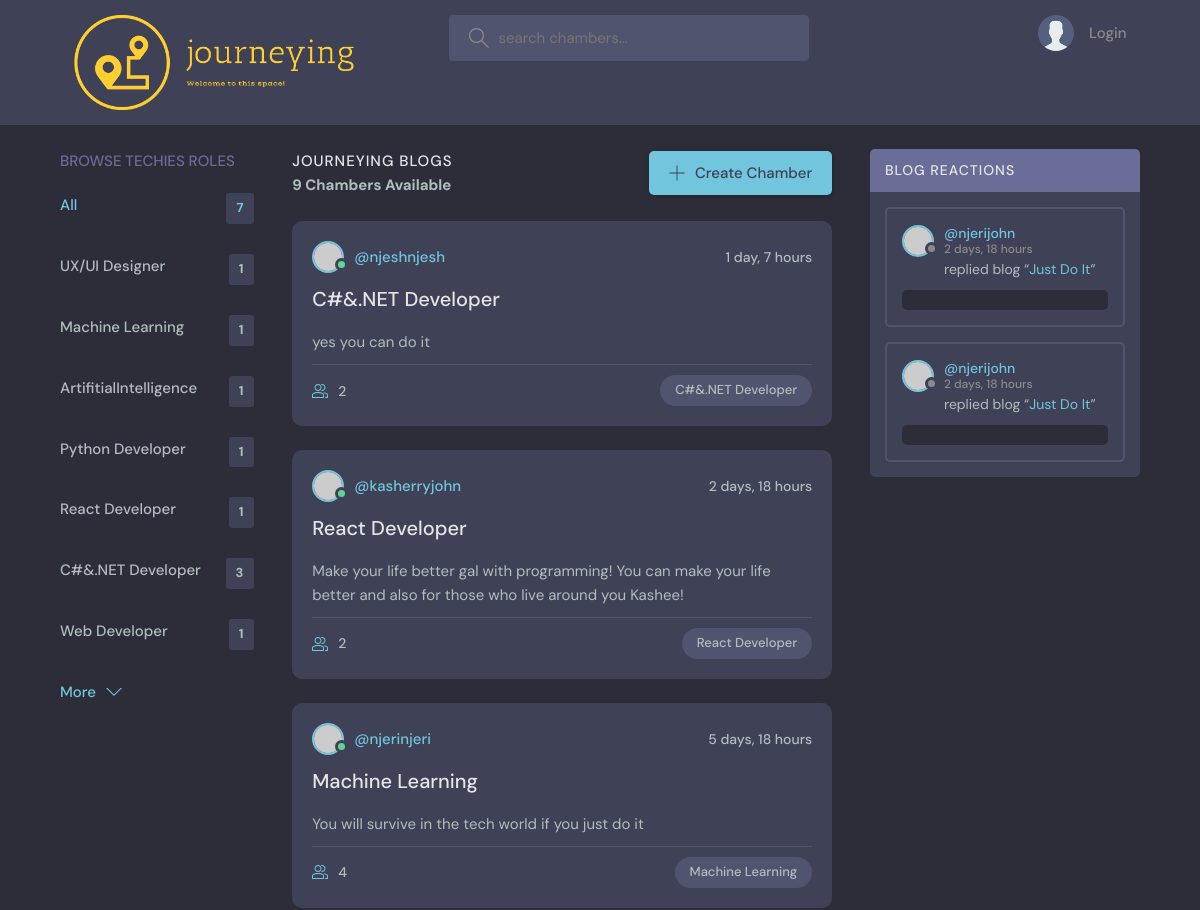
Before: / (upper part) with the older database file.
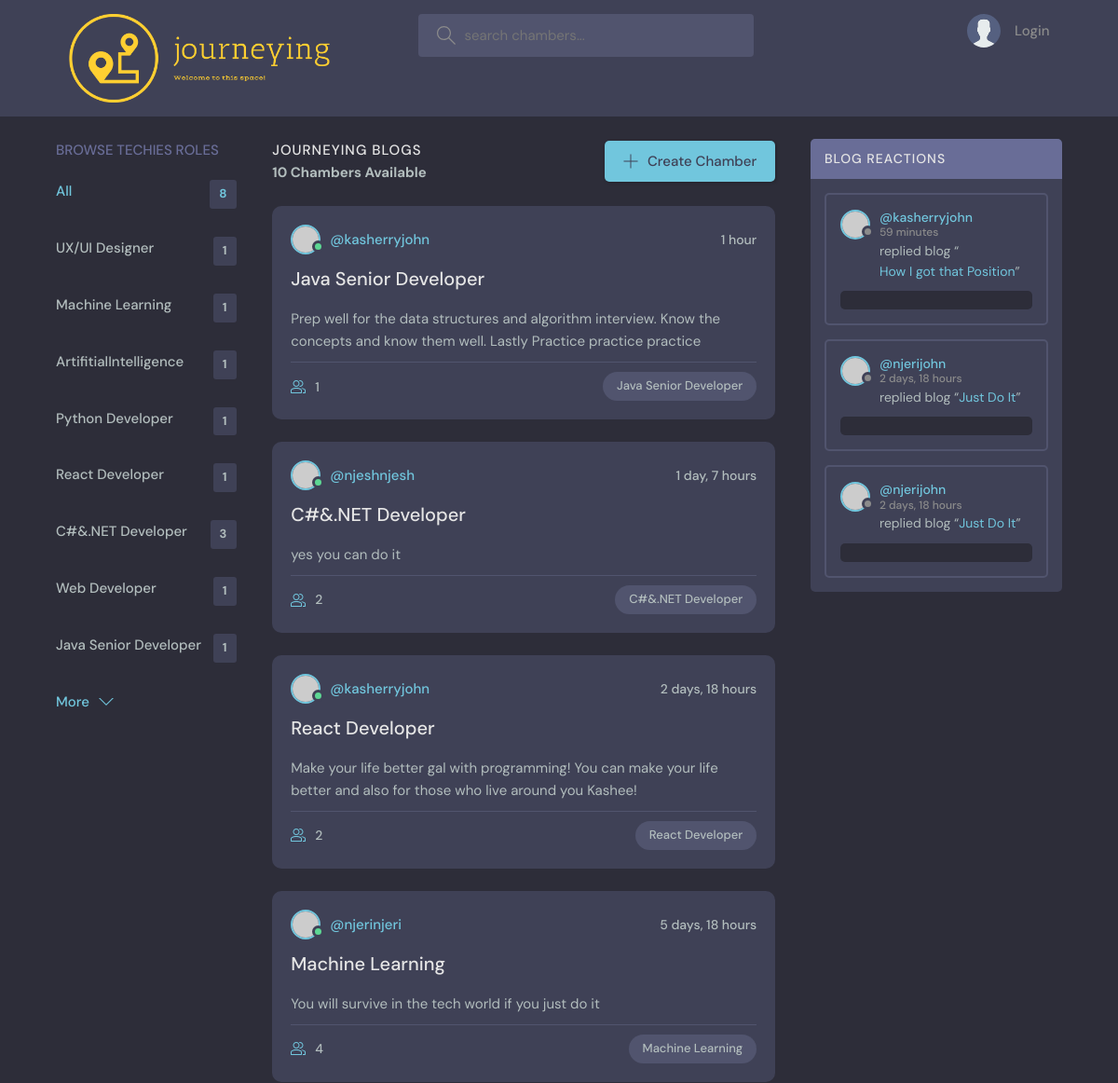
After: the same page with the newer database file.
### journeyingblogs/models.py (models this page shows, shortened)
class Topic(models.Model):
    name = models.CharField(max_length=200)

class Chamber(models.Model):
    host = models.ForeignKey(User, on_delete=models.SET_NULL, null=True)
    topic = models.ForeignKey(Topic, on_delete=models.SET_NULL, null=True)
    name = models.CharField(max_length=200)
    description = models.TextField(null=True, blank=True)
    techiesspace = models.ManyToManyField(User, related_name='techiesspace', blank=True)
    updated = models.DateTimeField(auto_now=True)
    created = models.DateTimeField(auto_now_add=True)
    class Meta:
       ordering = ['-updated', '-created']
    def __str__(self):
        return self.name

class Message(models.Model):
    user =  models.ForeignKey(User, on_delete=models.CASCADE)
    chamber = models.ForeignKey(Chamber, on_delete=models.CASCADE)
    body = models.TextField()
    updated = models.DateTimeField(auto_now=True)
    created = models.DateTimeField(auto_now_add=True)
    class Meta:
       ordering = ['-updated', '-created']

### journeyingblogs/views.py (the view)
# urls.py: path('', views.home, name='homepage'),
def home(request):
    q = request.GET.get('q') if request.GET.get('q') != None else ''
    chambers = Chamber.objects.filter(
                                      Q(topic__name__icontains=q) |
                                      Q(name__icontains=q) |
                                      Q(description__icontains=q)
                                      )
    topics = Topic.objects.all()
    chamber_count = chambers.count()
    chamber_reactions = Message.objects.filter(Q(chamber__topic__name__icontains=q))
    context = {'chambers': chambers, 'topics': topics,
               'chamber_count': chamber_count, 'chamber_reactions':chamber_reactions}
    return render(request, 'journeyingblogs/home.html', context)

### journeyingblogs/templates/journeyingblogs/home.html (shortened to what this page needs)
{% extends 'main.html' %}
{% block content %}
    <main class="layout layout--3">
      <div class="container">
       {% include 'journeyingblogs/topics.html' %}
        <div class="roomList">
          <div class="roomList__header">
            <div>
              <h2>Journeying Blogs</h2>
              <h5>{{chamber_count}} Chambers Available</h5>
            </div>
            <a class="btn btn--main" href="{% url 'create-chamber' %}">
              <svg version="1.1" xmlns="http://www.w3.org/2000/svg" width="32" height="32" viewBox="0 0 32 32">
                <title>add</title>
                <path
                  d="M16.943 0.943h-1.885v14.115h-14.115v1.885h14.115v14.115h1.885v-14.115h14.115v-1.885h-14.115v-14.115z"
                ></path>
              </svg>
              Create Chamber
            </a>
          </div>
          {%include 'journeyingblogs/content.html' %}
         </div>
        <div>
          {% include 'journeyingblogs/reactions.html' %}
        </div>
      </div>
    </main>
{% endblock%}

### templates/main.html (shortened to what this page needs)
<!DOCTYPE html>
{% load static %}
<html lang="en">
<head>
    <link rel="stylesheet" type="text/css" media="screen " href="{% static 'styles/style.css' %}" >
</head>
  <body>
    {%include 'navbar.html'%}
    {% block content %}
    {% endblock %}
  </body>
</html>

### templates/navbar.html (shortened to what this page needs)
{% load static %}
<header class="header header--loggedIn">
    <div class="container">
      <a href="{% url 'homepage' %}" class="header__logo">
        <img src="{% static 'images/journeying-yellow.png' %}" class="logo-j" alt="logo" srcset="" class="d-inline-block align-top">
      </a>
      <form class="header__search" method="GET" action="{% url 'homepage' %}">
        <label>
        <input name="q" placeholder="search chambers..."/>
        </label>
      </form>
      <nav class="header__menu">
        {% if request.user.is_authenticated %}
        <div class="header__user">
          <a href="profile.html">
            <div class="avatar avatar--medium active">
              <img src="https://randomuser.me/api/portraits/men/37.jpg" />
            </div>
            <p>{{request.user.username}}<span>@{{request.user.username}}</span></p>
          </a>
          <button class="dropdown-button">
            <svg version="1.1" xmlns="http://www.w3.org/2000/svg" width="32" height="32" viewBox="0 0 32 32">
              <title>chevron-down</title>
              <path d="M16 21l-13-13h-3l16 16 16-16h-3l-13 13z"></path>
            </svg>
          </button>
        </div>
         {% else %}
         <a href="{% url 'loginpage' %}">
          <img src="{% static 'images/avatar.svg'%}" />
          <p>Login</p>
        </a>
          {% endif %}
      </nav>
    </div>
  </header>

### journeyingblogs/templates/journeyingblogs/topics.html
<div class="topics">
     <div class="topics__header">
          <h2>Browse Techies Roles</h2>
         </div>
                <ul class="topics__list">
                  <li>
                    <a href="{% url 'homepage' %}" class="active">All <span>{{topics.count}}</span></a>
                  </li>
                  {% for topic in topics %}
                  <li>
                    <a href="{% url 'homepage' %}?q={{topic.name}}">{{topic.name}}<span>{{topic.chamber_set.all.count}}</span></a>
                  </li>
                  {% endfor %}
                </ul>
                <a class="btn btn--link" href="topics.html">
                  More
                  <svg version="1.1" xmlns="http://www.w3.org/2000/svg" width="32" height="32" viewBox="0 0 32 32">
                    <title>chevron-down</title>
                    <path d="M16 21l-13-13h-3l16 16 16-16h-3l-13 13z"></path>
                  </svg>
                </a>
              </div>

### journeyingblogs/templates/journeyingblogs/content.html (shortened to what this page needs)
{% for chamber in chambers %}
<div class="roomListRoom">
    <div class="roomListRoom__header">
      <a href="{% url 'user-profile' chamber.host.id %}" class="roomListRoom__author">
        <div class="avatar avatar--small active">
          <img src="https://randomuser.me/api/portraits/men/11.jpg" />
        </div>
        <span>@{{chamber.host.username}}</span>
      </a>
      <div class="roomListRoom__actions">
        <span>{{chamber.created|timesince}}</span>
      </div>
    </div>
    <div class="roomListRoom__content">
      <a href="{% url 'chamber' chamber.id %}">{{chamber.topic.name}}</a>
      <p>
        {{chamber.description}}
      </p>
    </div>
    <div class="roomListRoom__meta">
      <a href="{% url 'chamber' chamber.id %}" class="roomListRoom__joined">
        {{chamber.techiesspace.all.count}}
      </a>
      <p class="roomListRoom__topic">{{chamber.topic.name}}</p>
    </div>
  </div>
{% endfor %}

### journeyingblogs/templates/journeyingblogs/reactions.html (shortened to what this page needs)
<div class="activities">
    <div class="activities__header">
      <h2>Blog Reactions</h2>
    </div>
 {% for reaction in chamber_reactions %}
    <div class="activities__box">
      <div class="activities__boxHeader roomListRoom__header">
        <a href="{% url 'user-profile' reaction.user.id %}" class="roomListRoom__author">
          <div class="avatar avatar--small">
            <img src="https://randomuser.me/api/portraits/women/11.jpg" />
          </div>
          <p>
            @{{reaction.user}}
            <span>{{reaction.created|timesince}}</span>
          </p>
        </a>
</div>
      <div class="activities__boxContent">
        <p>replied blog “<a href="{% url 'user-profile' reaction.user.id %}">{{reaction.chamber}}</a>”</p>
        <div class="activities__boxRoomContent">
        </div>
      </div>
    </div>
    {% endfor %}
  </div>

Changed rows visible on the page:
added Topic: name "Java Senior Developer", chamber_set.all.count "1"
added Chamber: host.username "kasherryjohn", created "1 hour", topic.name "Java Senior Developer", description "Prep well for the data structures and algorithm interview. Know the concepts and know them well. Lastly Practice practice practice", techiesspace.all.count "1"
added Message: user "kasherryjohn", created "59 minutes", chamber "How I got that Position"
Other visible differences:
{{ topics.count }}: "7" → "8"
{{ chamber_count }}: "9" → "10"
